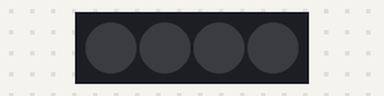
Bench run of a sketch on a simulated Arduino Uno, built for the host (arithmetic inside an expression is 32-bit, double 64-bit). Shown: 4 RGB LEDs in strip order, left to right. Dim RGB values are drawn brighter than linear.

Above: at 0.0 s.
At 3.1 s:
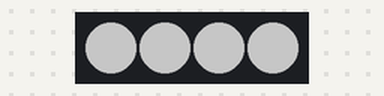
At 8.1 s:
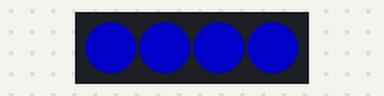
Timing chart, 0 to 40.0 s (numbered marks = the images above):
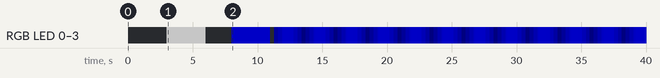

Measured:
- by itself, RGB LED 0–3: off → RGB(96, 96, 96) at 3.0 s, → off 3.0 s later, → RGB(0, 0, 96) 2.0 s later, → off 3.0 s later, … (97 changes in this stretch)

The sketch:

LED-Stripe.ino
```cpp
#include <FastLED.h>

#define LED_PIN 14
#define COLOR_ORDER GRB
#define LED_TYPE    WS2811
#define NUM_LEDS    4

#define BRIGHTNESS          96
#define FRAMES_PER_SECOND  120

CRGB leds[NUM_LEDS];
bool pulsating = false;

uint8_t gHue = 0; // rotating "base color" used by many of the patterns
uint8_t red = 0;
uint8_t orange = 32;
uint8_t yellow = 64;
uint8_t green = 96;
uint8_t aqua = 128;
uint8_t blue = 160;
uint8_t purple = 192;
uint8_t pink = 224;

CHSV white (100,0,255);

void setup() {
  delay(3000); // 3 second delay for recovery
  FastLED.addLeds<LED_TYPE,LED_PIN,COLOR_ORDER>(leds, NUM_LEDS).setCorrection(TypicalLEDStrip);
  FastLED.setBrightness(BRIGHTNESS);
  FastLED.clear();
  FastLED.show();

}


void loop()
{
lightOn();
delay(3000);
lightOff();
delay(2000);
setBlue();
pulsating = true;
delay(3000);
pulsate();
delay(10000);
pulsating = false;
lightOn();
delay(1000);
setPurple();
delay(1000);
lightOff();
delay(1000);
}


void animation() //makes a dot circle around in the color chosen
{
  fadeToBlackBy( leds, NUM_LEDS, 20);
  //for (int i = 0; i < NUM_LEDS; i++){
  int pos = beatsin16( 60, 0, NUM_LEDS-1 );
  leds[pos] += CHSV( aqua, 255, 192);
  //}

}

void pulsate(){
  bool pulsateCheck = pulsating;
  while(pulsateCheck == true)
  {
    for (int i=0; i<=BRIGHTNESS; i++)
    {
      FastLED.setBrightness(i);
      FastLED.show();
      delay(10);
    }
    delay(500);

    for (int i=BRIGHTNESS; i>=0; i--)
    {
      FastLED.setBrightness(i);
      FastLED.show();
      delay(10);
    }
    //exit the while when the pulsating is supposed to stop
    if(pulsating == false)
    {
        break;
    }
    pulsateCheck = pulsating;
  }


}


void anim(){

  leds[1].fadeToBlackBy(200);
}

void lightOn()
{
  for (int i=0; i<=NUM_LEDS; i++)
  {
    leds[i] = CRGB::White;
  }
  FastLED.show();
}

void lightOff()
{
  FastLED.clear();
  FastLED.show();
}

void setBlue()
{
  for (int i=0; i<=NUM_LEDS; i++)
  {
  leds[i] = CRGB::Blue;
  }
  FastLED.show();
}

void setPurple()
{
  for (int i=0; i<=NUM_LEDS; i++)
  {
  leds[i] = CRGB::Purple;
  }
  FastLED.show();
}
```
